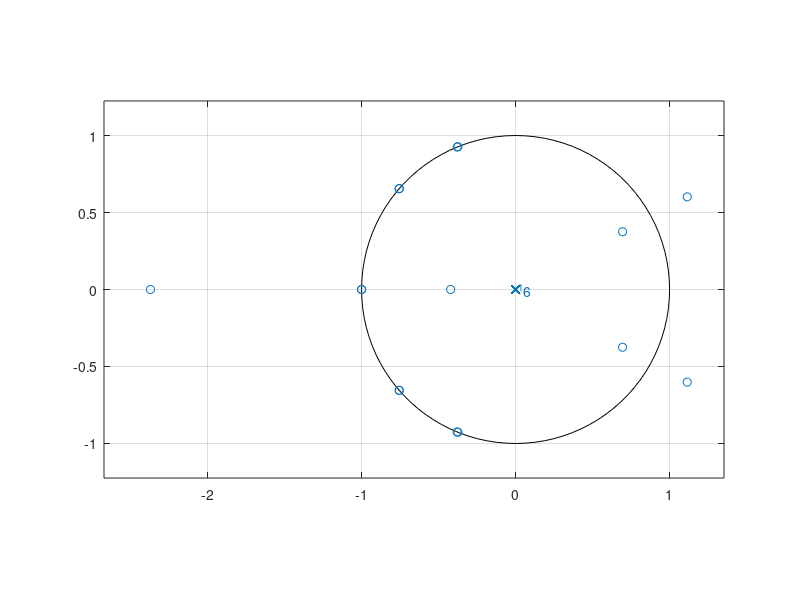

This chart was generated by the following MATLAB code: (Note: this script raises an error after producing the figure.)
% Program 10_3
% Design of a minimum-phase lowpass FIR filter
%
Wp = 0.45; Ws = 0.6; Rp = 2; Rs = 26;
% Desired ripple values of minimum-phase filter
dp = 1- 10^(-Rp/20); ds = 10^(-Rs/20);
% Compute ripple values of prototype linear-phase filter
Ds = (ds*ds)/(2 - ds*ds);
Dp = (1 + Ds)*((dp + 1)*(dp + 1) - 1);
% Estimate filter order
[N,fpts,mag,wt] = firpmord([Wp Ws], [1 0], [Dp Ds]);
% Design the prototype linear-phase filter H(z)
[b,err,res] = firpm(N, fpts, mag, wt);
K = N/2;
b1 = b(1:K);
% Design the linear-phase filter G(z)
c = [b1 (b(K+1) + res.error(length(res.error))) fliplr(b1)]/(1+Ds);
zplane(c) % Plot the zeros of G(z)
pause
c1 = c(K+1:N+1);
[y, ssp, iter] = minphase(c1);
zplane(y) % Plot the zeros of the minimum-phase filter
pause
[hh,w] = freqz(y,1, 512);
% Plot the gain response of the minimum-phase filter
plot(w/pi, 20*log10(abs(hh)));grid
xlabel('\omega/\pi');ylabel('Gain, dB');
